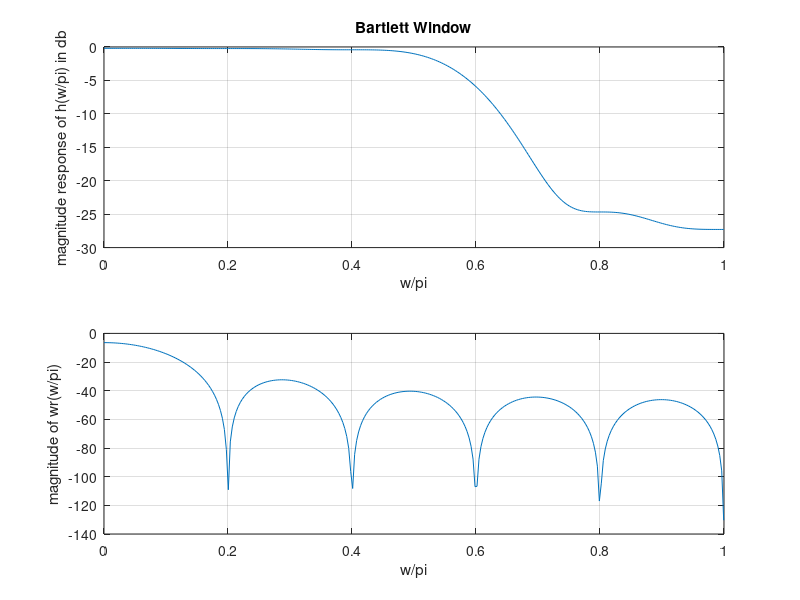

This figure's MATLAB source:

N=21;
wc=0.6*pi;
n=0:1:N-1;
eps=0.001;
alpha=(N-1)/2;
hd=sin(wc*(n-alpha+eps))./(pi*(n-alpha+eps));
wr=bartlett(N);
h=hd.*wr';
w=0:0.01:pi;
H=freqz(h,1,w);
subplot(2,1,1);
plot(w/pi,20*log10(abs(H)));
grid on;
xlabel('w/pi')
ylabel('magnitude response of h(w/pi) in db')
title("Bartlett Window");
w1=freqz(wr/N,1,w);
subplot(2,1,2)
plot(w/pi,20*log10(abs(w1)));
grid on;
xlabel('w/pi');
ylabel('magnitude of wr(w/pi)');
